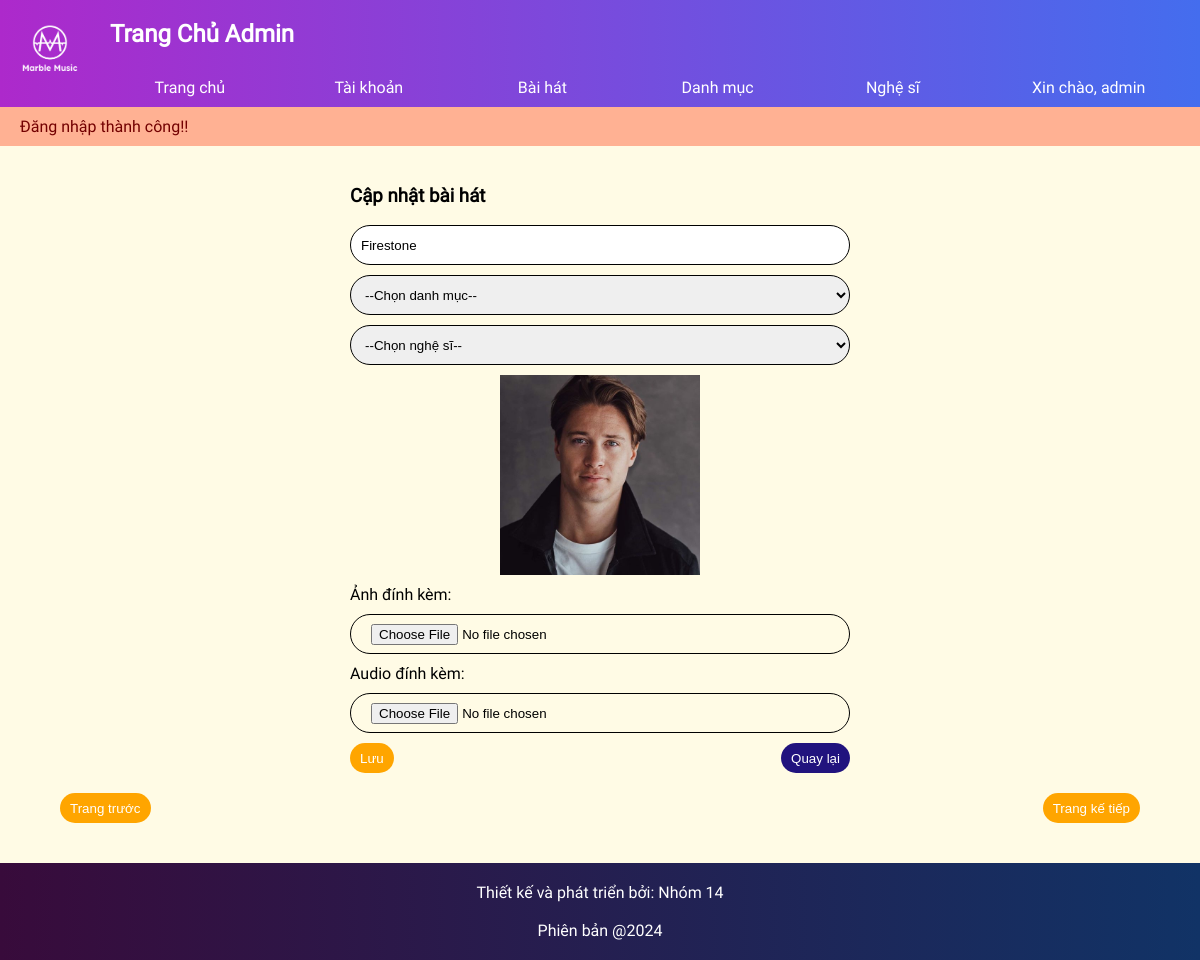
The page /public/admin/songs/edit/5 (signed in) on the database its author committed.
### tables this page shows
CREATE TABLE `songs` (
  `id` int(11) NOT NULL,
  `title` varchar(100) NOT NULL,
  `user_id` int(11) NOT NULL,
  `artist_id` int(11) NOT NULL,
  `image` varchar(1024) NOT NULL,
  `file` varchar(1024) NOT NULL,
  `category_id` int(11) NOT NULL,
  `date` datetime NOT NULL,
  `views` int(11) NOT NULL,
  `slug` varchar(100) NOT NULL
);

### app/core/functions.php (called while the page is built, shortened)
<?php
function db_connect()
{
    $string = DBDRIVER.":hostname=".DBHOST.";dbname=".DBNAME;
    $con = new PDO($string, DBUSER, DBPASS);
    return $con;
}
function db_query_one($query, $data = array())
{
    $con = db_connect();
    $stm = $con->prepare($query);
    if($stm)
    {
        $check = $stm->execute($data);
        if($check)
        {
            $result = $stm->fetchAll(PDO::FETCH_ASSOC);
            if(is_array($result) && count($result) > 0)
            {
                return $result[0];
            }
        }
    }
    return false;
}
function set_value($key, $default = '')
{
    if(!empty($_POST[$key]))
    {
        return $_POST[$key];
    }
    else
    {
        return $default;
    }
    return '';
}

### app/pages/admin/songs.php (the view, shortened to what this page needs)
<?php
	if($action == 'add')
	{
		if($_SERVER['REQUEST_METHOD'] == "POST")
		{
			$errors = [];
			if(empty($_POST['title']))
			{
				$errors['title'] = "Bắt buộc có tên bài hát";
			}else
			if(!preg_match("/^[\p{L}\d\s \.\&\-]+$/u", $_POST['title'])){
				$errors['title'] = "Tên bài hát chỉ chứa ký tự & dấu cách";
			}
			if(empty($_POST['category_id']))
			{
				$errors['category_id'] = "Bắt buộc có danh mục";
			}
			if(empty($_POST['artist_id']))
			{
				$errors['artist_id'] = "Bắt buộc có nghệ sĩ";
			}
			if(!empty($_FILES['image']['name']))
			{
				$folder = "uploads/";
				if(!file_exists($folder))
				{
					mkdir($folder,0777,true);
					file_put_contents($folder."index.php", "");
				}
				$allowed = ['image/jpeg','image/png', 'image/jpg'];
				if($_FILES['image']['error'] == 0 && in_array($_FILES['image']['type'], $allowed))
				{
					$destination_image = $folder. $_FILES['image']['name'];
					move_uploaded_file($_FILES['image']['tmp_name'], $destination_image);
				}else{
					$errors['image'] = "Ảnh không hợp lệ. Những định dạng ảnh được chấp nhận: ". implode(",", $allowed);
				}
			}else{
				$errors['image'] = "Bắt buộc có ảnh";
			}
			if(!empty($_FILES['file']['name']))
			{
				$folder = "uploads/";
				if(!file_exists($folder))
				{
					mkdir($folder,0777,true);
					file_put_contents($folder."index.php", "");
				}
				$allowed = ['audio/mpeg'];
				if($_FILES['file']['error'] == 0 && in_array($_FILES['file']['type'], $allowed))
				{
					$destination_file = $folder. $_FILES['file']['name'];
					move_uploaded_file($_FILES['file']['tmp_name'], $destination_file);
				}else{
					$errors['file'] = "File không hợp lệ. Những định dạng file được chấp nhận: ". implode(",", $allowed);
				}
			}else{
				$errors['file'] = "Bắt buộc có file audio";
			}
			if(empty($errors))
			{
				$values = [];
				$values['title'] 	= trim($_POST['title']);
				$values['category_id'] 	= trim($_POST['category_id']);
				$values['artist_id'] 	= trim($_POST['artist_id']);
				$values['image'] 	= $destination_image;
				$values['file'] 	= $destination_file;
				$values['user_id'] 	= user('id');
				$values['date']     = date("Y-m-d H:i:s");
				$values['views']    = 0;
				$values['slug']    	= str_to_url($values['title']);
				$query = "insert into songs (title,image,file,user_id,category_id,artist_id,date,views,slug) values (:title,:image,:file,:user_id,:category_id,:artist_id,:date,:views,:slug)";
				db_query($query,$values);
				message("Thêm bài hát thành công");
				redirect('admin/songs');
			}
		}
	}else
	if($action == 'edit')
	{
		$query = "select * from songs where id = :id limit 1";
  		$row = db_query_one($query,['id'=>$id]);
	}
?>
	<section class="admin-content" style="min-height: 200px;">
  		<?php if($action == 'add'):?>
  			<div style="max-width: 500px;margin: auto;">
	  			<form method="post" enctype="multipart/form-data">
	  				<h3>Thêm bài hát</h3>
	  				<input name="title" class="form-control my-1" value="<?=set_value('title')?>" type="text" title="title" placeholder="Tên bài hát">
	  				<?php if(!empty($errors['title'])):?>
	  					<small class="error"><?=$errors['title']?></small>
	  				<?php endif;?>
					<?php
						$query = "select * from categories order by category asc";
						$categories = db_query($query);
					?>
					<select name="category_id" class="form-control my-1">
                        <option value="">--Chọn danh mục--</option>
						<?php if(!empty($categories)):?>
							<?php foreach($categories as $cat):?>
								<option <?=set_select('category_id', $cat['id'])?> value="<?=$cat['id']?>"><?=$cat['category']?></option>
							<?php endforeach;?>
						<?php endif;?>
                    </select>
                    <?php if(!empty($errors['category_id'])):?>
                        <small class="error"><?=$errors['category_id']?></small>
                    <?php endif;?>
					<?php
						$query = "select * from artists order by name asc";
						$artists = db_query($query);
					?>
					<select name="artist_id" class="form-control my-1">
                        <option value="">--Chọn nghệ sĩ--</option>
						<?php if(!empty($artists)):?>
							<?php foreach($artists as $cat):?>
								<option <?=set_select('artist_id', $cat['id'])?> value="<?=$cat['id']?>"><?=$cat['name']?></option>
							<?php endforeach;?>
						<?php endif;?>
                    </select>
                    <?php if(!empty($errors['artist_id'])):?>
                        <small class="error"><?=$errors['artist_id']?></small>
                    <?php endif;?>
					<div class="my-1">Ảnh đính kèm:</div>
					<div class="form-control my-1">
						<input type="file" name="image" style="margin-left: 10px">
						<?php if(!empty($errors['image'])):?>
							<small class="error"><?=$errors['image']?></small>
						<?php endif;?>
					</div>
					<div class="my-1">Audio đính kèm:</div>
					<div class="form-control my-1">
						<input type="file" name="file" style="margin-left: 10px">
						<?php if(!empty($errors['file'])):?>
							<small class="error"><?=$errors['file']?></small>
						<?php endif;?>
					</div>
	  				<button class="btn bg-orange">Lưu</button>
	  				<a href="<?=ROOT?>/admin/songs">
	  					<button type="button" class="float-end btn">Quay lại</button>
	  				</a>
	  			</form>
	  		</div>
  		<?php elseif($action == 'edit'):?>
  			<div style="max-width: 500px;margin: auto;">
	  			<form method="post" enctype="multipart/form-data">
	  				<h3>Cập nhật bài hát</h3>
	  				<?php if(!empty($row)):?>
					<input name="title" class="form-control my-1" value="<?=set_value('title', $row['title'])?>" type="text" title="title" placeholder="Tên bài hát">
					<select name="category_id" class="form-control my-1">
                        <option value="">--Chọn danh mục--</option>
                    </select>
					<select name="artist_id" class="form-control my-1">
                        <option value="">--Chọn nghệ sĩ--</option>
                    </select>
					<div style="display: flex; justify-content: center">
						<img src="<?=ROOT?>/<?=$row['image']?>" style="width:200px;height: 200px;object-fit: cover;">
					</div>
					<div class="my-1">Ảnh đính kèm:</div>
					<div class="form-control my-1">
						<input type="file" name="image" style="margin-left: 10px">
					</div>
					<div class="my-1">Audio đính kèm:</div>
					<div class="form-control my-1">
						<input type="file" name="file" style="margin-left: 10px">
					</div>
	  				<button class="btn bg-orange">Lưu</button>
	  				<a href="<?=ROOT?>/admin/songs">
	  					<button type="button" class="float-end btn">Quay lại</button>
	  				</a>
	  				<?php endif;?>
	  			</form>
	  		</div>
  		<?php endif;?>
	<div class="mx-2">
		<a href="<?=ROOT?>/admin/songs?page=<?=$prev_page?>">
			<button class="btn bg-orange" style="margin: 20px">Trang trước</button>
		</a>
		<a href="<?=ROOT?>/admin/songs?page=<?=$next_page?>">
			<button class="float-end btn bg-orange" style="margin: 20px">Trang kế tiếp</button>
		</a>
	</div>
	</section>

### public/assets/css/style.css (style rules this page uses)
* { box-sizing: border-box; }
body a { text-decoration: none; }
.float-end { float: right; }
.form-control { width: 100%; border-radius: 50px; height: 40px; padding-left: 10px; border: 1px solid #000; display: flex; align-items: center; }
.btn { border: none; padding: 0px 10px; border-radius: 50px; color: white; background-color: #21137e; cursor: pointer; height: 30px; }
.bg-orange { background-color: orange; color: white; }
.mx-2 { margin-left: 20px; margin-right: 20px; }
.my-1 { margin-top: 10px; margin-bottom: 10px; }
.admin-content { padding: 20px; background-color: #fffbe5; }

### rows shown on the page
songs: title "Firestone", image (picture)

### other values the page prints
user('username') "admin"
message('', true) "Đăng nhập thành công!!"
